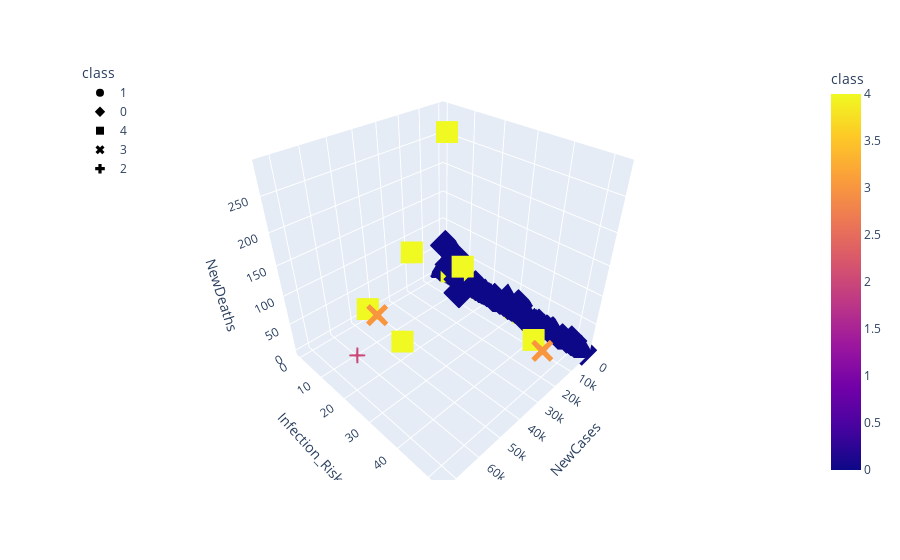

The code cell stored with this chart in its notebook:
### Code cell
fig = px.scatter_3d(
    covid_data_df,
    x="NewCases",
    y="Infection_Risk",
    z="NewDeaths",
    color="class",
    symbol="class",
)
fig.update_layout(legend=dict(x=0, y=1))
fig.show()

### Figure 1 — Plotly figure (JSON) as saved in the notebook; plotly's stock layout.template omitted (floating-point values rounded to 4 significant figures; data arrays with more than 128 entries replaced by an {"elided": "..."} marker saying what was removed)
{"data": [{"hovertemplate": "class=%{marker.color}<br>NewCases=%{x}<br>Infection_Risk=%{y}<br>NewDeaths=%{z}<extra></extra>", "legendgroup": "1", "marker": {"color": [1, 1], "coloraxis": "coloraxis", "symbol": "circle"}, "mode": "markers", "name": "1", "scene": "scene", "showlegend": true, "type": "scatter3d", "x": [0, 0], "y": [24.47, 24.47], "z": [0, 0]}, {"hovertemplate": "class=%{marker.color}<br>NewCases=%{x}<br>Infection_Risk=%{y}<br>NewDeaths=%{z}<extra></extra>", "legendgroup": "0", "marker": {"color": {"elided": "340 int values"}, "coloraxis": "coloraxis", "symbol": "diamond"}, "mode": "markers", "name": "0", "scene": "scene", "showlegend": true, "type": "scatter3d", "x": {"elided": "340 int values"}, "y": {"elided": "340 float values"}, "z": {"elided": "340 int values"}}, {"hovertemplate": "class=%{marker.color}<br>NewCases=%{x}<br>Infection_Risk=%{y}<br>NewDeaths=%{z}<extra></extra>", "legendgroup": "4", "marker": {"color": [4, 4, 4, 4, 4, 4, 4, 4, 4, 4, 4, 4, 4, 4, 4, 4, 4, 4, 4, 4, 4, 4, 4, 4, 4, 4, 4, 4, 4, 4, 4, 4], "coloraxis": "coloraxis", "symbol": "square"}, "mode": "markers", "name": "4", "scene": "scene", "showlegend": true, "type": "scatter3d", "x": [0, 15291, 0, 48245, 493, 839, 46685, 12305, 0, 24892, 0, 0, 0, 11710, 0, 0, 0, 15291, 0, 48245, 493, 839, 46685, 12305, 0, 24892, 0, 0, 0, 11710, 0, 0], "y": [13.94, 12.26, 24.69, 5.33, 15.8, 4.32, 18.17, 42.87, 32.98, 5.33, 39.83, 17.97, 29.78, 16.22, 35.98, 4.14, 13.94, 12.26, 24.69, 5.33, 15.8, 4.32, 18.17, 42.87, 32.98, 5.33, 39.83, 17.97, 29.78, 16.22, 35.98, 4.14], "z": [0, 287, 0, 38, 0, 11, 14, 17, 0, 97, 0, 0, 0, 74, 0, 0, 0, 287, 0, 38, 0, 11, 14, 17, 0, 97, 0, 0, 0, 74, 0, 0]}, {"hovertemplate": "class=%{marker.color}<br>NewCases=%{x}<br>Infection_Risk=%{y}<br>NewDeaths=%{z}<extra></extra>", "legendgroup": "3", "marker": {"color": [3, 3, 3, 3, 3, 3, 3, 3], "coloraxis": "coloraxis", "symbol": "x"}, "mode": "markers", "name": "3", "scene": "scene", "showlegend": true, "type": "scatter3d", "x": [0, 0, 48717, 12387, 0, 0, 48717, 12387], "y": [39.68, 24.62, 9.98, 46.05, 39.68, 24.62, 9.98, 46.05], "z": [0, 0, 42, 7, 0, 0, 42, 7]}, {"hovertemplate": "class=%{marker.color}<br>NewCases=%{x}<br>Infection_Risk=%{y}<br>NewDeaths=%{z}<extra></extra>", "legendgroup": "2", "marker": {"color": [2, 2], "coloraxis": "coloraxis", "symbol": "cross"}, "mode": "markers", "name": "2", "scene": "scene", "showlegend": true, "type": "scatter3d", "x": [0, 73087], "y": [25.69, 25.78], "z": [0, 88]}], "layout": {"coloraxis": {"colorbar": {"title": {"text": "class"}}, "colorscale": [[0, "#0d0887"], [0.1111, "#46039f"], [0.2222, "#7201a8"], [0.3333, "#9c179e"], [0.4444, "#bd3786"], [0.5556, "#d8576b"], [0.6667, "#ed7953"], [0.7778, "#fb9f3a"], [0.8889, "#fdca26"], [1, "#f0f921"]]}, "legend": {"title": {"text": "class"}, "tracegroupgap": 0, "x": 0, "y": 1}, "margin": {"t": 60}, "scene": {"domain": {"x": [0, 1], "y": [0, 1]}, "xaxis": {"title": {"text": "NewCases"}}, "yaxis": {"title": {"text": "Infection_Risk"}}, "zaxis": {"title": {"text": "NewDeaths"}}}}}
